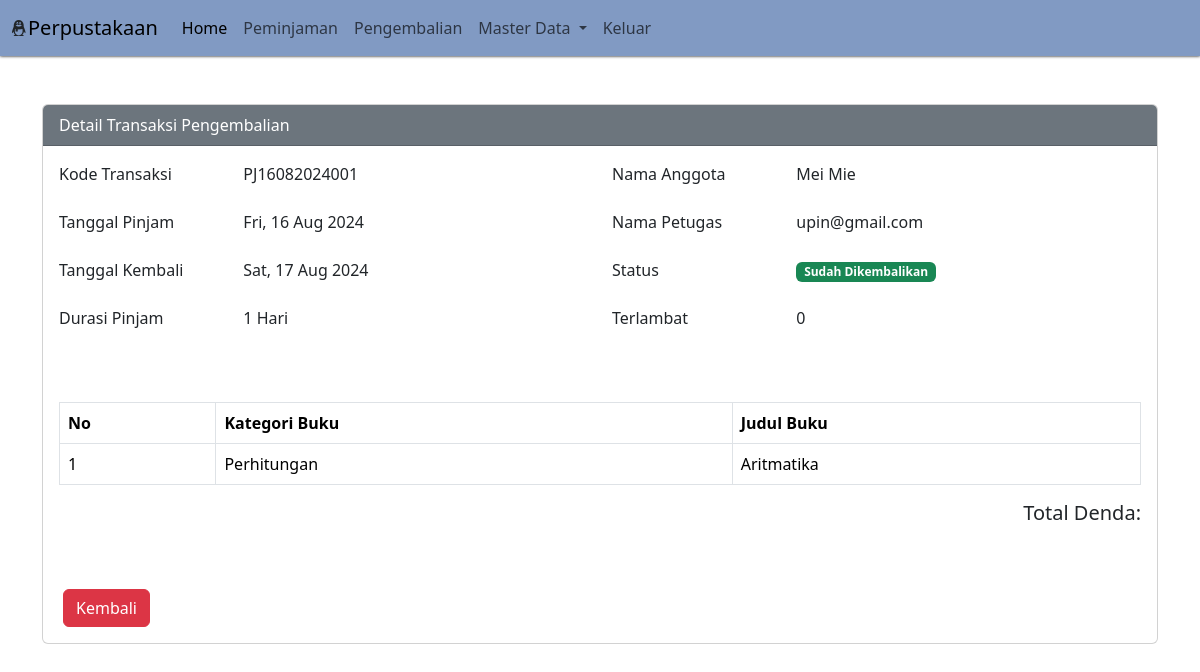
The app's page /?pg=tambah-pengembalian&detail=1 with its own data.
### tables this page shows
CREATE TABLE `peminjaman` (
  `id` int(11) NOT NULL,
  `id_anggota` int(11) NOT NULL,
  `id_user` int(11) NOT NULL,
  `kode_transaksi` varchar(30) NOT NULL,
  `tgl_pinjam` date NOT NULL,
  `tgl_kembali` date NOT NULL,
  `status` tinyint(1) NOT NULL,
  `created_at` timestamp NOT NULL DEFAULT current_timestamp(),
  `updated_at` timestamp NOT NULL DEFAULT current_timestamp() ON UPDATE current_timestamp(),
  `deleted_at` tinyint(1) NOT NULL DEFAULT 0
);

CREATE TABLE `anggota` (
  `id` int(11) NOT NULL,
  `nisn` varchar(16) NOT NULL,
  `nama_lengkap` varchar(50) NOT NULL,
  `jenis_kelamin` enum('Laki-Laki','Perempuan') NOT NULL,
  `no_telp` varchar(13) NOT NULL,
  `alamat` text NOT NULL,
  `created_at` timestamp NOT NULL DEFAULT current_timestamp(),
  `updated_at` timestamp NOT NULL DEFAULT current_timestamp() ON UPDATE current_timestamp()
);

CREATE TABLE `user` (
  `id` int(11) NOT NULL,
  `id_level` int(11) NOT NULL,
  `nama_lengkap` varchar(50) NOT NULL,
  `email` varchar(50) NOT NULL,
  `password` varchar(100) NOT NULL,
  `created_at` timestamp NOT NULL DEFAULT current_timestamp(),
  `updated_at` timestamp NOT NULL DEFAULT current_timestamp() ON UPDATE current_timestamp()
);

CREATE TABLE `pengembalian` (
  `id` int(11) NOT NULL,
  `id_peminjaman` int(11) NOT NULL,
  `kode_pengembalian` varchar(30) NOT NULL,
  `tgl_pengembalian` date NOT NULL,
  `terlambat` int(1) NOT NULL,
  `denda` int(11) NOT NULL,
  `created_at` timestamp NOT NULL DEFAULT current_timestamp(),
  `updated_at` timestamp NOT NULL DEFAULT current_timestamp() ON UPDATE current_timestamp()
);

CREATE TABLE `detail_peminjaman` (
  `id` int(11) NOT NULL,
  `id_peminjaman` int(11) NOT NULL,
  `id_buku` int(11) NOT NULL,
  `id_kategori` int(11) NOT NULL
);

CREATE TABLE `kategori` (
  `id` int(11) NOT NULL,
  `nama_kategori` varchar(50) NOT NULL,
  `keterangan` text NOT NULL,
  `created_at` timestamp NOT NULL DEFAULT current_timestamp(),
  `updated_at` timestamp NOT NULL DEFAULT current_timestamp() ON UPDATE current_timestamp()
);

CREATE TABLE `buku` (
  `id` int(11) NOT NULL,
  `id_kategori` int(11) NOT NULL,
  `judul` varchar(50) NOT NULL,
  `jumlah` int(11) NOT NULL,
  `penerbit` varchar(50) NOT NULL,
  `tahun_terbit` varchar(5) NOT NULL,
  `penulis` varchar(100) NOT NULL,
  `created_at` timestamp NOT NULL DEFAULT current_timestamp(),
  `updated_at` timestamp NOT NULL DEFAULT current_timestamp() ON UPDATE current_timestamp()
);

### content/tambah-pengembalian.php (the view, shortened to what this page needs)
<?php
if (isset($_GET['detail'])) {
    $id = $_GET['detail'];
    $detail = mysqli_query($koneksi, "SELECT anggota.nama_lengkap as nama_anggota, peminjaman.*, user.nama_lengkap, pengembalian.terlambat FROM peminjaman LEFT JOIN anggota ON anggota.id = peminjaman.id_anggota LEFT JOIN user ON user.id = peminjaman.id_user LEFT JOIN pengembalian ON pengembalian.id_peminjaman = peminjaman.id WHERE peminjaman.id = '$id'");
    $rowDetail = mysqli_fetch_assoc($detail);
    $tanggal_pinjam = $rowDetail['tgl_pinjam'];
    $tanggal_kembali = $rowDetail['tgl_kembali'];
    $date_pinjam = new DateTime($tanggal_pinjam);
    $date_kembali = new DateTime($tanggal_kembali);
    $interval = $date_pinjam->diff($date_kembali);
    $queryDetail = mysqli_query($koneksi, "SELECT * FROM detail_peminjaman LEFT JOIN buku ON buku.id = detail_peminjaman.id_buku LEFT JOIN kategori ON kategori.id = buku.id_kategori WHERE id_peminjaman='$id'");
}
?>
<?php
if (isset($_GET['detail'])): ?>
    <div class="container mt-5">
        <div class="row justify-content-center">
            <div class="col-sm-12">
                <div class="card">
                    <div class="card-header bg-secondary text-white">Detail Transaksi Pengembalian</div>
                    <div class="card-body">
                        <div class="mb-3 row">
                            <div class="col-sm-6">
                                <div class="row mb-3">
                                    <div class="col-sm-4">
                                        <label for="" class="form-label">Kode Transaksi</label>
                                    </div>
                                    <div class="col-sm-8">
                                        <?= $rowDetail['kode_transaksi'] ?>
                                    </div>
                                </div>
                                <div class="row mb-3">
                                    <div class="col-sm-4">
                                        <label for="" class="form-label">Tanggal Pinjam</label>
                                    </div>
                                    <div class="col-sm-8">
                                        <?= date('D, d M Y', strtotime($rowDetail['tgl_pinjam'])) ?>
                                    </div>
                                </div>
                                <div class="row mb-3">
                                    <div class="col-sm-4">
                                        <label for="" class="form-label">Tanggal Kembali</label>
                                    </div>
                                    <div class="col-sm-8">
                                        <?= date('D, d M Y', strtotime($rowDetail['tgl_kembali'])) ?>
                                    </div>
                                </div>
                                <div class="row mb-3">
                                    <div class="col-sm-4">
                                        <label for="" class="form-label">Durasi Pinjam</label>
                                    </div>
                                    <div class="col-sm-8">
                                        <?= $interval->days . " Hari" ?>
                                    </div>
                                </div>
                            </div>
                            <div class="col-sm-6">
                                <div class="row mb-3">
                                    <div class="col-sm-4">
                                        <label for="" class="form-label">Nama Anggota</label>
                                    </div>
                                    <div class="col-sm-8">
                                        <?= $rowDetail['nama_anggota'] ?>
                                    </div>
                                </div>
                                <div class="row mb-3">
                                    <div class="col-sm-4">
                                        <label for="" class="form-label">Nama Petugas</label>
                                    </div>
                                    <div class="col-sm-8">
                                        <?= $rowDetail['nama_lengkap'] ?>
                                    </div>
                                </div>
                                <div class="row mb-3">
                                    <div class="col-sm-4">
                                        <label for="" class="form-label">Status</label>
                                    </div>
                                    <div class="col-sm-8">
                                        <?= getStatus($rowDetail['status']) ?>
                                    </div>
                                </div>
                                <div class="row mb-4">
                                    <div class="col-sm-4">
                                        <label for="">Terlambat</label>
                                    </div>
                                    <div class="col-sm-8">
                                        <?= $rowDetail['terlambat'] ?>
                                    </div>
                                </div>
                            </div>
                        </div>
                        <div class="mb-5 mt-5">
                            <table class="table table-bordered">
                                <tr>
                                    <th>No</th>
                                    <th>Kategori Buku</th>
                                    <th>Judul Buku</th>
                                </tr>
                                <?php $no = 1;
                                while ($rowDetail = mysqli_fetch_assoc($queryDetail)) : ?>
                                    <tr>
                                        <td><?= $no++ ?></td>
                                        <td><?= $rowDetail['nama_kategori'] ?></td>
                                        <td><?= $rowDetail['judul'] ?></td>
                                    </tr>
                                <?php endwhile ?>
                            </table>
                            <div align="right" class="total-denda">
                                <h5>Total Denda: </h5>
                            </div>
                        </div>
                        <a href="?pg=pengembalian" class="btn btn-danger mt-3 mx-1" id="back">Kembali</a>
                    </div>
                </div>
            </div>
        </div>
    </div>
    <?php endif ?>

### index.php (style rules this page uses)
body { background-image: url('assets/img/1.jpg'); background-size: cover; }

### records on screen
peminjaman: kode_transaksi "PJ16082024001", tgl_pinjam "Fri, 16 Aug 2024", tgl_kembali "Sat, 17 Aug 2024", tgl_pinjam+tgl_kembali "1", id_anggota.nama_lengkap "Mei Mie", id_user.nama_lengkap "upin@gmail.com", pengembalian.terlambat "0"
detail_peminjaman: id_kategori.nama_kategori "Perhitungan", id_buku.judul "Aritmatika"
